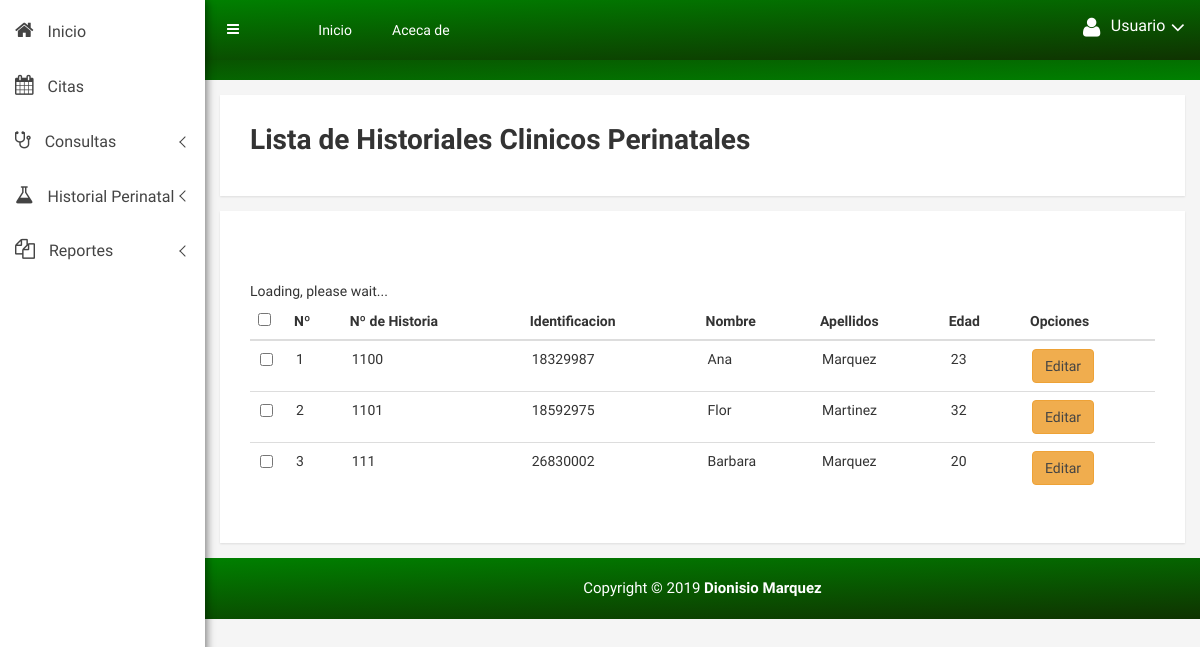
The app's page /vista/prenatal_vista_usu.php with its own data.
### tables this page shows
CREATE TABLE `historiaperinatal` (
  `idembara` int(11) NOT NULL,
  `numerohistoria` varchar(10) NOT NULL,
  `identificacion` varchar(50) NOT NULL,
  `nombre` varchar(50) NOT NULL,
  `apellidos` varchar(50) NOT NULL,
  `nacionalidad` enum('Venezolana','Extranjero') NOT NULL,
  `edad` varchar(5) NOT NULL,
  `domicilio` varchar(50) NOT NULL,
  `localidad` varchar(50) NOT NULL,
  `telefono` varchar(50) NOT NULL,
  `fechanac` date NOT NULL,
  `estudios` enum('Primaria','Bachillerato','Universitarios','Otros') NOT NULL,
  `edocivil` enum('Soltera','Casada','Divorciada','Otro') NOT NULL,
  `peso` int(3) NOT NULL,
  `talla` varchar(100) NOT NULL,
  `fum` date NOT NULL,
  `fpp` date NOT NULL,
  `grupos` enum('A+','A-','B+','B-','O+','O-','Otro') NOT NULL,
  `fuma` enum('Si','No') NOT NULL,
  `droga` enum('Si','No') NOT NULL,
  `alcohol` enum('Si','No') NOT NULL,
  `antiru` enum('Si','No') NOT NULL,
  `toxoide` enum('Si','No') NOT NULL,
  `hiv` enum('Si','No') NOT NULL,
  `exclini` enum('Si','No') NOT NULL,
  `exmama` enum('Si','No') NOT NULL,
  `exodon` enum('Si','No') NOT NULL,
  `expelv` enum('Si','No') NOT NULL,
  `expapan` enum('Si','No') NOT NULL,
  `excolon` enum('Si','No') NOT NULL,
  `excervix` enum('Si','No') NOT NULL,
  `toxoplasmosis` enum('Si','No') NOT NULL,
  `vdrl` enum('1','2','3','4','5') NOT NULL,
  `vdrlf` date NOT NULL,
  `glise` varchar(50) NOT NULL,
  `urea` varchar(50) NOT NULL,
  `hosp` enum('Si','No') NOT NULL,
  `trasl` enum('Si','No') NOT NULL,
  `traslf` date NOT NULL,
  `traslugar` varchar(50) NOT NULL,
  `gruposp` enum('A+','A-','B+','B-','O+','O-','Otro') NOT NULL,
  `vdrlp` enum('Si','No') NOT NULL,
  `vdrlpf` date NOT NULL,
  `sifilis` enum('Si','No') NOT NULL,
  `Obser` varchar(100) NOT NULL,
  `status` tinyint(1) NOT NULL
);

### vista/prenatal_vista_usu.php (the view, shortened to what this page needs)
<?php
try{
	$conexion = new PDO('mysql:host=localhost;dbname=centromedico','root','');
}catch(PDOException $e){
	echo "Error: ". $e->getMessage();
}
$consulta = $conexion -> prepare("
	SELECT * FROM historiaperinatal ORDER BY identificacion");
$consulta ->execute();
$consulta = $consulta ->fetchAll();
?>
<!doctype html>
<html class="no-js" lang="en">
<head>
    <link rel="stylesheet" href="css/bootstrap.min.css">
    <link rel="stylesheet" href="css/font-awesome.min.css">
    <link rel="stylesheet" href="css/owl.carousel.css">
    <link rel="stylesheet" href="css/owl.theme.css">
    <link rel="stylesheet" href="css/owl.transitions.css">
    <link rel="stylesheet" href="css/animate.css">
    <link rel="stylesheet" href="css/normalize.css">
    <link rel="stylesheet" href="css/meanmenu.min.css">
    <link rel="stylesheet" href="css/main.css">
    <link rel="stylesheet" href="css/morrisjs/morris.css">
    <link rel="stylesheet" href="css/scrollbar/jquery.mCustomScrollbar.min.css">
    <link rel="stylesheet" href="css/metisMenu/metisMenu.min.css">
    <link rel="stylesheet" href="css/metisMenu/metisMenu-vertical.css">
    <link rel="stylesheet" href="css/calendar/fullcalendar.min.css">
    <link rel="stylesheet" href="css/calendar/fullcalendar.print.min.css">
    <link rel="stylesheet" href="css/style.css">
    <link rel="stylesheet" href="css/preloader/preloader-style.css">
    <link rel="stylesheet" href="css/responsive.css">
</head>
<body>
    <div class="left-sidebar-pro">
        <nav id="sidebar" class="">
<div class="left-custom-menu-adp-wrap comment-scrollbar">
<nav class="sidebar-nav left-sidebar-menu-pro">
<ul class="metismenu" id="menu1">
<li class="active">
<a href="CenterMedicineusu.php">
<i class="fa big-icon fa-home icon-wrap"></i>
<span class="mini-click-non">Inicio</span>
                            </a>
                        </li>
                        <li>
<a  href="calendario.php" aria-expanded="false"><i class="fa big-icon fa-calendar icon-wrap"></i> <span class="mini-click-non">Citas</span></a>
                        </li>
                        <li>
<a class="has-arrow" href="mailbox.html" aria-expanded="false"><i class="fa big-icon fa-stethoscope icon-wrap"></i> <span class="mini-click-non">Consultas</span></a>
                        </li>
                        <li>
<a class="has-arrow" href="mailbox.html" aria-expanded="false"><i class="fa big-icon fa-flask icon-wrap"></i> <span class="mini-click-non">Historial Perinatal &nbsp; &nbsp; </span></a>
                        </li>
                        <li>
<a class="has-arrow" href="mailbox.html" aria-expanded="false"><i class="fa big-icon fa-copy icon-wrap"></i> <span class="mini-click-non">Reportes</span></a>
                        </li>
                    </ul>
                </nav>
            </div>
        </nav>
    </div>
<div class="all-content-wrapper">
<div class="container-fluid">
<div class="row">
<div class="col-lg-12 col-md-12 col-sm-12 col-xs-12">
<div class="logo-pro">
                    </div>
                </div>
            </div>
        </div>
<div class="header-advance-area">
<div class="header-top-area">
<div class="container-fluid">
<div class="row">
<div class="col-lg-12 col-md-12 col-sm-12 col-xs-12">
<div class="header-top-wraper">
<div class="row">
<div class="col-lg-1 col-md-0 col-sm-1 col-xs-12">
<div class="menu-switcher-pro">
<button type="button" id="sidebarCollapse" class="btn bar-button-pro header-drl-controller-btn btn-info navbar-btn">
<i class="fa fa-bars"></i>
                                                </button>
                                        </div>
                                    </div>
<div class="col-lg-6 col-md-7 col-sm-6 col-xs-12">
<div class="header-top-menu tabl-d-n">
<ul class="nav navbar-nav mai-top-nav">
<li class="nav-item"><a href="CenterMedicineusu.php" class="nav-link">Inicio</a>
</li>
<li class="nav-item"><a href="integrante_usu.php" class="nav-link">Aceca de</a>
                                                </li>
                                            </ul>
                                        </div>
                                    </div>
<div class="col-lg-5 col-md-5 col-sm-12 col-xs-12">
<div class="header-right-info">
<ul class="nav navbar-nav mai-top-nav header-right-menu">
<li class="nav-item">
<a href="#" data-toggle="dropdown" role="button" aria-expanded="false" class="nav-link dropdown-toggle">
<i class="fa fa-user adminpro-user-rounded header-riht-inf" aria-hidden="true"></i>
<span class="admin-name">Usuario</span>
<i class="fa fa-angle-down adminpro-icon adminpro-down-arrow"></i>
                                                        </a>
                                                </li>
                                            </ul>
                                        </div>
                                    </div>
                                </div>
                            </div>
                        </div>
                    </div>
                </div>
            </div>
            <div class="breadcome-area">
                <div class="container-fluid">
                    <div class="row">
                        <div class="col-lg-12 col-md-12 col-sm-12 col-xs-12">
                            <div class="breadcome-list">
                                <div class="row">
                                    <div class="col-lg-8 col-md-8 col-sm-8 col-xs-8">
                                        <br>
                                    </div>
                                </div>
                            </div>
                        </div>
                    </div>
                </div>
            </div>
        </div>
        <div class="charts-area mg-tb-15">
            <div class="container-fluid">
                <div class="row">
                    <div class="col-lg-12 col-md-12 col-sm-12 col-xs-12">
                        <div class="charts-single-pro responsive-mg-b-30">
                            <div class="alert-title">
                                <h1>Lista de Historiales Clinicos Perinatales</h1>
                            </div>
                        </div>
                    </div>
                </div>
            </div>
        </div>
        <div class="data-table-area mg-tb-15">
            <div class="container-fluid">
                <div class="row">
                    <div class="col-lg-12 col-md-12 col-sm-12 col-xs-12">
                        <div class="sparkline13-list">
                            <div class="sparkline13-graph">
                                <div class="datatable-dashv1-list custom-datatable-overright">
                                    <br>
<br>
<table id="table" data-toggle="table" >
<thead>
<tr>
<th>Nº</th>
<th>Nº de Historia</th>
<th>Identificacion</th>
<th>Nombre</th>
<th>Apellidos</th>
<th>Edad</th>
<th colspan ="1">Opciones</th>
                                            </tr>
                                        </thead>
                                        <tbody>
                                        <?php foreach ($consulta as $Sql): ?>
											<tr >
<?php echo "<td>". $Sql['idembara']. "</td>"; ?>
<?php echo "<td class='mayusculas'>". $Sql['numerohistoria']. "</td>"; ?>
<?php echo "<td class='mayusculas'>". $Sql['identificacion']. "</td>"; ?>
<?php echo "<td class='mayusculas'>". $Sql['nombre']. "</td>"; ?>
<?php echo "<td class='mayusculas'>". $Sql['apellidos']. "</td>"; ?>
<?php echo "<td>". $Sql['edad']. "</td>"; ?>
<?php echo "<td class='centrar'>"."<a href='actualizarhistorialpre_usu.php?idembara=".$Sql['idembara']."' class='editar class= btn btn-custon-rounded-two btn-warning' >Editar</a>". "</td>"; ?>
											</tr>
										<?php endforeach; ?>
                                        </tbody>
                                    </table>
                                </div>
                            </div>
                        </div>
                    </div>
                </div>
            </div>
        </div>
        <div class="footer-copyright-area">
            <div class="container-fluid">
                <div class="row">
                    <div class="col-lg-12">
                        <div class="footer-copy-right">
                            <p>Copyright &copy; 2019 <b><a href="/">Dionisio Marquez</a></b></p>
                        </div>
                    </div>
                </div>
            </div>
        </div>
    </div>
</body>
</html>

### css/main.css (style rules this page uses)
html { color: #222; font-size: 1em; line-height: 1.4; }

### css/metisMenu/metisMenu-vertical.css (style rules this page uses)
.sidebar-nav { background: #fff; }
.sidebar-nav ul { padding: 0; margin: 0; list-style: none; background: #f5f5f5; }
.sidebar-nav .metismenu { background: #fff; display: -webkit-box; display: -ms-flexbox; display: flex; -webkit-box-orient: vertical; -webkit-box-direction: normal; -ms-flex-direction: column; flex-direction: column; }
.sidebar-nav .metismenu li + li { margin-top: 5px; }
.sidebar-nav .metismenu li:first-child { margin-top: 5px; }
.sidebar-nav .metismenu li:last-child { margin-bottom: 5px; }
.sidebar-nav .metismenu > li { display: -webkit-box; display: -ms-flexbox; display: flex; -webkit-box-orient: vertical; -webkit-box-direction: normal; -ms-flex-direction: column; flex-direction: column; position: relative; }
.sidebar-nav .metismenu a { position: relative; display: block; padding: 13px 15px; color: #444; outline-width: 0; transition: all .3s ease-out; font-size:16px; }
.sidebar-nav .metismenu li .icon-wrap { margin-right:10px; font-size:20px; }

### css/style.css (style rules this page uses)
green html, body { height: 100%; font-family: 'Play', sans-serif;font-weight:400;background:#f5f5f5; }
p { margin:0 0 15px; }
h1, h2, h3, h4, h5, h6 { margin: 0 0 10px; font-weight:700; }
a { transition: all 0.3s ease 0s;text-decoration:none; }
a:visited, a:link, a:active { text-decoration: none; }
ul { list-style: outside none none; margin: 0; padding: 0 }
.mg-tb-15 { margin:15px 0px; }
.all-content-wrapper { margin-left: 205px; transition: all 0.3s; }
.left-sidebar-pro { z-index: 9999; width: 240px; }
#sidebar { min-width: 200px; background: #fff; color: #fff; position:fixed; transition: all 0.3s; z-index:999; height:100%; box-shadow: 0px 0px 10px 0 rgba(0,0,0,.42), 0 0px 10px 0 rgba(0,0,0,.12), 0 0px 10px 0px rgba(0,0,0,.2); }
.bar-button-pro { margin: 13px 0px; }
.menu-switcher-pro { transition:all .4s ease 0s; }
.menu-switcher-pro button { background: none; border:none; }
.footer-copyright-area { background: -webkit-linear-gradient(178deg, green 0%, #0F3301 100%); background: linear-gradient(178deg, green 0%, #0F3301 100%); padding: 20px 0px; text-align: center; }
.footer-copy-right p { margin: 0px; font-size: 15px; color: #fff; }
.footer-copy-right a { color:#fff; text-decoration:none; }
.comment-scrollbar, .timeline-scrollbar, .messages-scrollbar, .project-list-scrollbar { height: 580px; }
.header-top-menu .navbar-nav>li>a { padding: 20px 20px; color: #fff; font-size:14px; }
.header-right-info .navbar-nav { float:right; padding:17px 0px; }
.header-right-info ul.header-right-menu li { display:inline-block; }
.header-right-info ul.header-right-menu > li > a { display:inline-block; color:#fff; padding: 0px 0px 0px 20px; font-size:22px; text-decoration:none; position:relative; }
.header-right-info .admin-name { display: inline-block; color: #fff; font-size: 16px; position: relative; top: -4px; margin-left:5px; }
.breadcome-list { padding-top:20px; padding-bottom:20px; }
.header-advance-area { background: -webkit-linear-gradient(178deg, green 0%, #0F3301 100%); background: linear-gradient(178deg, #0F3301 0%, green 100%); }
.product-sales-chart, .analytics-info-cs, .tranffic-als-inner, .analytics-rounded, .single-new-trend, .personal-info-wrap, .author-widgets-single, .calender-inner, .product-status-wrap, .review-tab-pro-inner, .income-dashone-total, .analytics-adminpro-wrap, .analytics-sparkle-line, .analysis-progrebar, .sparkline8-list, .sparkline9-list, .sparkline7-list, .sparkline10-list, .sparkline12-list, .sparkline13-list, .sparkline14-list, .sparkline13-list, .sparkline11-list, .x-editable-list, .code-editor-single, .blog-details-inner, .charts-single-pro, .about-sparkline, .sparkline-list, .button-ad-wrap, .tab-content-details, .sparkline16-list, .sparkline15-list, .tinymce-single { padding:30px; background:#fff; -webkit-box-shadow: 0px 1px 2px 0px rgba(0, 0, 0, 0.1); box-shadow: 0px 1px 2px 0px rgba(0, 0, 0, 0.1); }
.header-top-area { position: fixed; background: -webkit-linear-gradient(178deg, green 0%, #0F3301 100%); background: linear-gradient(178deg, green 0%, #0F3301 100%); z-index: 99; left: 200px; right: 0; top: 0; margin: 0 auto; transition: all 0.3s; }
.custom-datatable-overright table tbody tr td a { color: #444; font-size: 14px; }
.custom-datatable-overright table tbody tr td { padding-left: 10px !important; padding-right: 5px !important; font-size: 14px; text-align: left; }

### records on screen
historiaperinatal: idembara "1", numerohistoria "1100", identificacion "18329987", nombre "Ana", apellidos "Marquez", edad "23"
historiaperinatal: idembara "2", numerohistoria "1101", identificacion "18592975", nombre "Flor", apellidos "Martinez", edad "32"
historiaperinatal: idembara "3", numerohistoria "111", identificacion "26830002", nombre "Barbara", apellidos "Marquez", edad "20"
